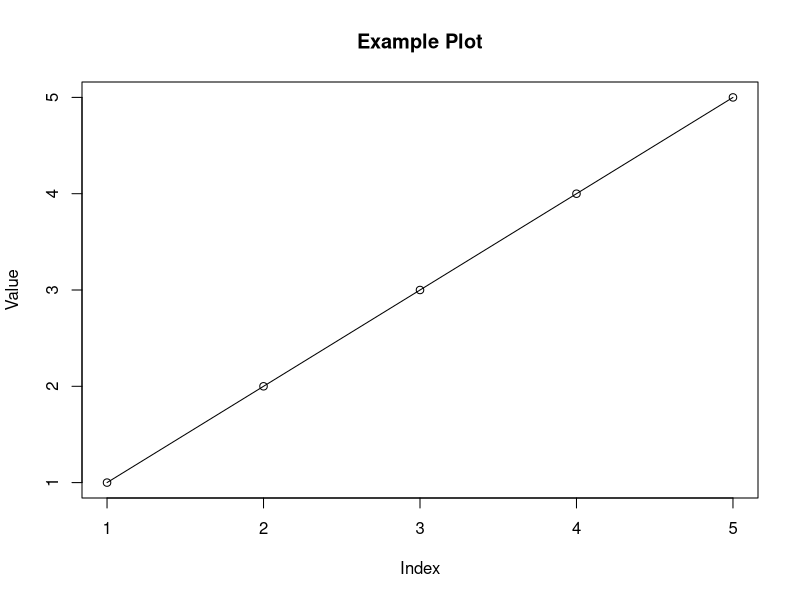
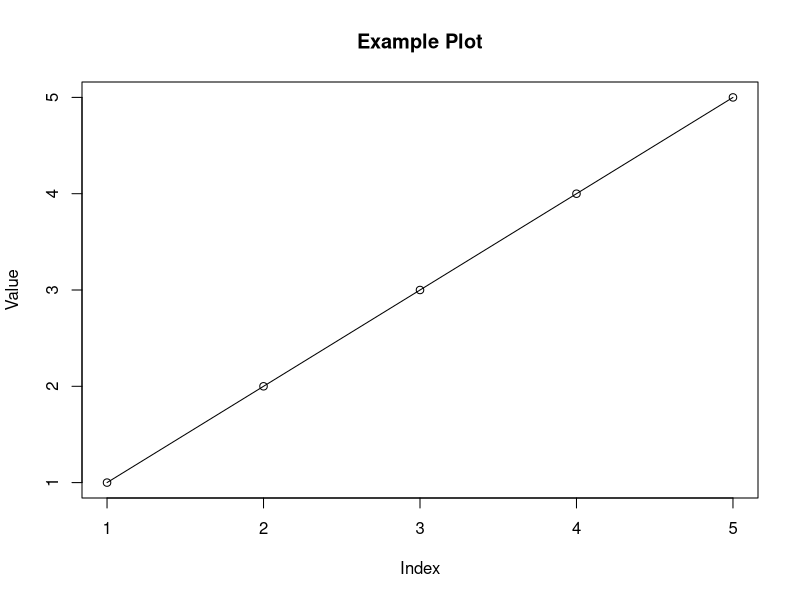

Write the R code that produced these figures, in order.
# Define a simple function to calculate the mean of a numeric vector
calculate_mean <- function(x) {
  if (length(x) == 0) {
    return(NA)  # Return NA if the vector is empty
  } else {
    return(mean(x))  # Otherwise, calculate and return the mean
  }
}

# Example usage:
data <- c(1, 2, 3, 4, 5)
result <- calculate_mean(data)
print(paste("Mean of the data:", result))

# Generate a plot to visualize the data
plot(data, type = "o", main = "Example Plot", xlab = "Index", ylab = "Value")

# Save the plot as a PNG file
png("example_plot.png", width = 800, height = 600)
plot(data, type = "o", main = "Example Plot", xlab = "Index", ylab = "Value")
dev.off()